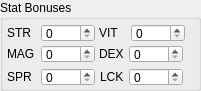
       <widget class="QGroupBox" name="groupBox_23">
        <property name="geometry">
         <rect>
          <x>2</x>
          <y>320</y>
          <width>201</width>
          <height>91</height>
         </rect>
        </property>
        <property name="title">
         <string>Stat Bonuses</string>
        </property>
        <layout class="QVBoxLayout" name="verticalLayout_22">
         <property name="spacing">
          <number>0</number>
         </property>
         <property name="leftMargin">
          <number>2</number>
         </property>
         <property name="topMargin">
          <number>0</number>
         </property>
         <property name="rightMargin">
          <number>2</number>
         </property>
         <property name="bottomMargin">
          <number>0</number>
         </property>
         <item>
          <widget class="QFrame" name="frame_bonus_str_vit">
           <widget class="QLabel" name="label_22">
            <property name="geometry">
             <rect>
              <x>2</x>
              <y>4</y>
              <width>24</width>
              <height>18</height>
             </rect>
            </property>
            <property name="minimumSize">
             <size>
              <width>24</width>
              <height>0</height>
             </size>
            </property>
            <property name="maximumSize">
             <size>
              <width>24</width>
              <height>16777215</height>
             </size>
            </property>
            <property name="text">
             <string>STR</string>
            </property>
           </widget>
           <widget class="QSpinBox" name="sb_strbonus">
            <property name="geometry">
             <rect>
              <x>36</x>
              <y>4</y>
              <width>54</width>
              <height>18</height>
             </rect>
            </property>
            <property name="sizePolicy">
             <sizepolicy hsizetype="Fixed" vsizetype="Fixed">
              <horstretch>0</horstretch>
              <verstretch>0</verstretch>
             </sizepolicy>
            </property>
            <property name="minimumSize">
             <size>
              <width>0</width>
              <height>0</height>
             </size>
            </property>
            <property name="maximumSize">
             <size>
              <width>54</width>
              <height>25</height>
             </size>
            </property>
            <property name="alignment">
             <set>Qt::AlignLeading|Qt::AlignLeft|Qt::AlignVCenter</set>
            </property>
            <property name="buttonSymbols">
             <enum>QAbstractSpinBox::UpDownArrows</enum>
            </property>
            <property name="correctionMode">
             <enum>QAbstractSpinBox::CorrectToNearestValue</enum>
            </property>
            <property name="maximum">
             <number>255</number>
            </property>
           </widget>
           <widget class="QLabel" name="label_53">
            <property name="geometry">
             <rect>
              <x>94</x>
              <y>4</y>
              <width>20</width>
              <height>18</height>
             </rect>
            </property>
            <property name="minimumSize">
             <size>
              <width>20</width>
              <height>0</height>
             </size>
            </property>
            <property name="maximumSize">
             <size>
              <width>20</width>
              <height>16777215</height>
             </size>
            </property>
            <property name="text">
             <string>VIT </string>
            </property>
           </widget>
           <widget class="QSpinBox" name="sb_vitbonus">
            <property name="geometry">
             <rect>
              <x>126</x>
              <y>4</y>
              <width>54</width>
              <height>18</height>
             </rect>
            </property>
            <property name="sizePolicy">
             <sizepolicy hsizetype="Fixed" vsizetype="Fixed">
              <horstretch>0</horstretch>
              <verstretch>0</verstretch>
             </sizepolicy>
            </property>
            <property name="minimumSize">
             <size>
              <width>0</width>
              <height>0</height>
             </size>
            </property>
            <property name="maximumSize">
             <size>
              <width>54</width>
              <height>25</height>
             </size>
            </property>
            <property name="alignment">
             <set>Qt::AlignLeading|Qt::AlignLeft|Qt::AlignVCenter</set>
            </property>
            <property name="buttonSymbols">
             <enum>QAbstractSpinBox::UpDownArrows</enum>
            </property>
            <property name="correctionMode">
             <enum>QAbstractSpinBox::CorrectToNearestValue</enum>
            </property>
            <property name="maximum">
             <number>255</number>
            </property>
           </widget>
          </widget>
         </item>
         <item>
          <widget class="QFrame" name="frame_bonus_magdex">
           <widget class="QSpinBox" name="sb_magbonus">
            <property name="geometry">
             <rect>
              <x>36</x>
              <y>2</y>
              <width>54</width>
              <height>18</height>
             </rect>
            </property>
            <property name="sizePolicy">
             <sizepolicy hsizetype="Fixed" vsizetype="Fixed">
              <horstretch>0</horstretch>
              <verstretch>0</verstretch>
             </sizepolicy>
            </property>
            <property name="minimumSize">
             <size>
              <width>0</width>
              <height>18</height>
             </size>
            </property>
            <property name="maximumSize">
             <size>
              <width>54</width>
              <height>18</height>
             </size>
            </property>
            <property name="alignment">
             <set>Qt::AlignLeading|Qt::AlignLeft|Qt::AlignVCenter</set>
            </property>
            <property name="buttonSymbols">
             <enum>QAbstractSpinBox::UpDownArrows</enum>
            </property>
            <property name="correctionMode">
             <enum>QAbstractSpinBox::CorrectToNearestValue</enum>
            </property>
            <property name="maximum">
             <number>255</number>
            </property>
           </widget>
           <widget class="QLabel" name="label_45">
            <property name="geometry">
             <rect>
              <x>2</x>
              <y>2</y>
              <width>30</width>
              <height>17</height>
             </rect>
            </property>
            <property name="minimumSize">
             <size>
              <width>30</width>
              <height>0</height>
             </size>
            </property>
            <property name="maximumSize">
             <size>
              <width>30</width>
              <height>16777215</height>
             </size>
            </property>
            <property name="text">
             <string>MAG</string>
            </property>
           </widget>
           <widget class="QLabel" name="label_43">
            <property name="geometry">
             <rect>
              <x>94</x>
              <y>2</y>
              <width>30</width>
              <height>17</height>
             </rect>
            </property>
            <property name="minimumSize">
             <size>
              <width>30</width>
              <height>0</height>
             </size>
            </property>
            <property name="text">
             <string>DEX</string>
            </property>
           </widget>
           <widget class="QSpinBox" name="sb_dexbonus">
            <property name="geometry">
             <rect>
              <x>124</x>
              <y>2</y>
              <width>54</width>
              <height>18</height>
             </rect>
            </property>
            <property name="sizePolicy">
             <sizepolicy hsizetype="Fixed" vsizetype="Fixed">
              <horstretch>0</horstretch>
              <verstretch>0</verstretch>
             </sizepolicy>
            </property>
            <property name="minimumSize">
             <size>
              <width>0</width>
              <height>18</height>
             </size>
            </property>
            <property name="maximumSize">
             <size>
              <width>54</width>
              <height>18</height>
             </size>
            </property>
            <property name="alignment">
             <set>Qt::AlignLeading|Qt::AlignLeft|Qt::AlignVCenter</set>
            </property>
            <property name="buttonSymbols">
             <enum>QAbstractSpinBox::UpDownArrows</enum>
            </property>
            <property name="correctionMode">
             <enum>QAbstractSpinBox::CorrectToNearestValue</enum>
            </property>
            <property name="maximum">
             <number>255</number>
            </property>
           </widget>
          </widget>
         </item>
         <item>
          <widget class="QFrame" name="frame_bonus_sprlck">
           <property name="sizePolicy">
            <sizepolicy hsizetype="Fixed" vsizetype="Fixed">
             <horstretch>0</horstretch>
             <verstretch>0</verstretch>
            </sizepolicy>
           </property>
           <property name="maximumSize">
            <size>
             <width>195</width>
             <height>22</height>
            </size>
           </property>
           <widget class="QLabel" name="label_44">
            <property name="geometry">
             <rect>
              <x>95</x>
              <y>2</y>
              <width>30</width>
              <height>17</height>
             </rect>
            </property>
            <property name="minimumSize">
             <size>
              <width>30</width>
              <height>0</height>
             </size>
            </property>
            <property name="text">
             <string>LCK</string>
            </property>
           </widget>
           <widget class="QSpinBox" name="sb_lckbonus">
            <property name="geometry">
             <rect>
              <x>124</x>
              <y>2</y>
              <width>54</width>
              <height>18</height>
             </rect>
            </property>
            <property name="sizePolicy">
             <sizepolicy hsizetype="Fixed" vsizetype="Fixed">
              <horstretch>0</horstretch>
              <verstretch>0</verstretch>
             </sizepolicy>
            </property>
            <property name="minimumSize">
             <size>
              <width>0</width>
              <height>0</height>
             </size>
            </property>
            <property name="maximumSize">
             <size>
              <width>54</width>
              <height>18</height>
             </size>
            </property>
            <property name="alignment">
             <set>Qt::AlignLeading|Qt::AlignLeft|Qt::AlignVCenter</set>
            </property>
            <property name="buttonSymbols">
             <enum>QAbstractSpinBox::UpDownArrows</enum>
            </property>
            <property name="correctionMode">
             <enum>QAbstractSpinBox::CorrectToNearestValue</enum>
            </property>
            <property name="maximum">
             <number>255</number>
            </property>
           </widget>
           <widget class="QLabel" name="label_52">
            <property name="geometry">
             <rect>
              <x>2</x>
              <y>2</y>
              <width>30</width>
              <height>17</height>
             </rect>
            </property>
            <property name="minimumSize">
             <size>
              <width>30</width>
              <height>0</height>
             </size>
            </property>
            <property name="text">
             <string>SPR</string>
            </property>
           </widget>
           <widget class="QSpinBox" name="sb_sprbonus">
            <property name="geometry">
             <rect>
              <x>36</x>
              <y>2</y>
              <width>54</width>
              <height>18</height>
             </rect>
            </property>
            <property name="sizePolicy">
             <sizepolicy hsizetype="Fixed" vsizetype="Fixed">
              <horstretch>0</horstretch>
              <verstretch>0</verstretch>
             </sizepolicy>
            </property>
            <property name="minimumSize">
             <size>
              <width>0</width>
              <height>0</height>
             </size>
            </property>
            <property name="maximumSize">
             <size>
              <width>54</width>
              <height>18</height>
             </size>
            </property>
            <property name="alignment">
             <set>Qt::AlignLeading|Qt::AlignLeft|Qt::AlignVCenter</set>
            </property>
            <property name="buttonSymbols">
             <enum>QAbstractSpinBox::UpDownArrows</enum>
            </property>
            <property name="correctionMode">
             <enum>QAbstractSpinBox::CorrectToNearestValue</enum>
            </property>
            <property name="maximum">
             <number>255</number>
            </property>
           </widget>
          </widget>
         </item>
        </layout>
       </widget>
